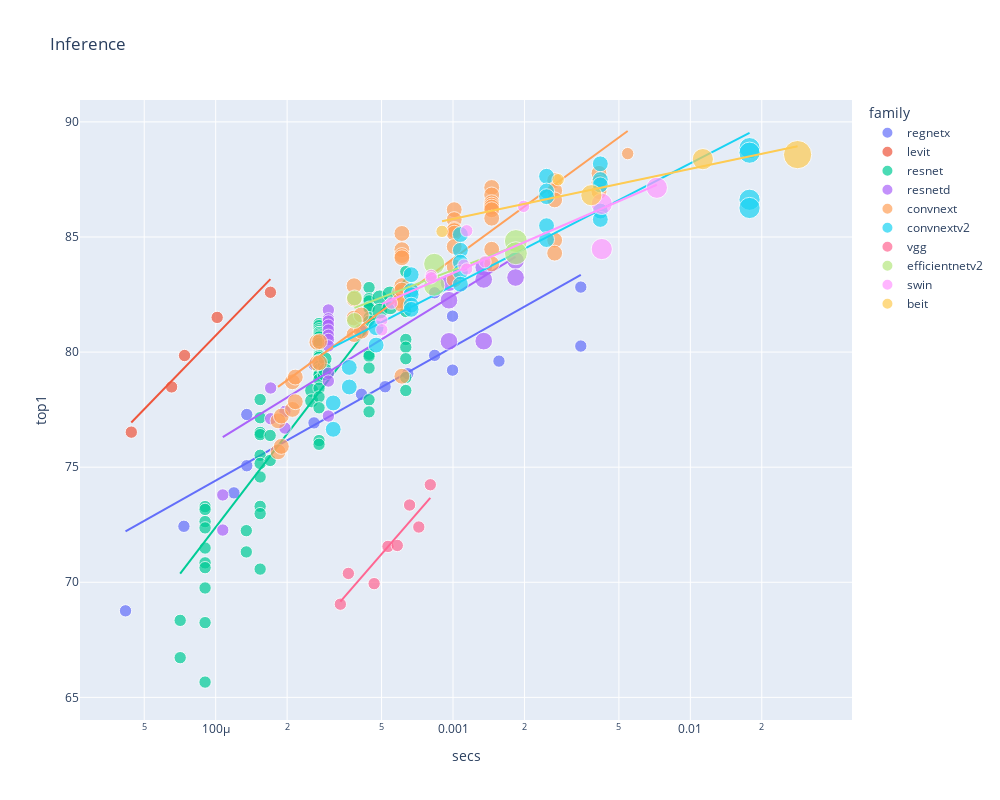

Write notebook code for a chart like this one.
### Code cell
show_subs(df, 'Inference', 'infer_img_size')

### Figure 1 — Plotly figure (JSON) as saved in the notebook; plotly's stock layout.template omitted (floating-point values rounded to 4 significant figures)
{"data": [{"customdata": [[224], [224], [224], [224], [224], [224], [224], [224], [224], [224], [224], [224], [224], [224], [224], [224], [224], [224]], "hovertemplate": "<b>%{hovertext}</b><br><br>family=regnetx<br>secs=%{x}<br>top1=%{y}<br>size=%{marker.size}<br>infer_img_size=%{customdata[0]}<extra></extra>", "hovertext": ["regnetx_002.pycls_in1k", "regnetx_004.pycls_in1k", "regnetx_006.pycls_in1k", "regnetx_008.tv2_in1k", "regnetx_008.pycls_in1k", "regnetx_016.tv2_in1k", "regnetx_016.pycls_in1k", "regnetx_032.tv2_in1k", "regnetx_032.pycls_in1k", "regnetx_040.pycls_in1k", "regnetx_064.pycls_in1k", "regnetx_160.tv2_in1k", "regnetx_160.pycls_in1k", "regnetx_080.tv2_in1k", "regnetx_080.pycls_in1k", "regnetx_120.pycls_in1k", "regnetx_320.tv2_in1k", "regnetx_320.pycls_in1k"], "legendgroup": "regnetx", "marker": {"color": "#636efa", "size": [50176, 50176, 50176, 50176, 50176, 50176, 50176, 50176, 50176, 50176, 50176, 50176, 50176, 50176, 50176, 50176, 50176, 50176], "sizemode": "area", "sizeref": 655.4, "symbol": "circle"}, "mode": "markers", "name": "regnetx", "orientation": "v", "showlegend": true, "type": "scatter", "x": [4.17e-05, 7.347e-05, 0.0001193, 0.0001352, 0.0001352, 0.0002596, 0.0002596, 0.0004116, 0.0004116, 0.0005174, 0.0006449, 0.0008368, 0.0008368, 0.0009955, 0.0009955, 0.001562, 0.003455, 0.003455], "xaxis": "x", "y": [68.76, 72.43, 73.88, 77.29, 75.06, 79.45, 76.92, 80.93, 78.17, 78.49, 79.06, 82.58, 79.86, 81.56, 79.22, 79.61, 82.82, 80.26], "yaxis": "y"}, {"hovertemplate": "<b>OLS trendline</b><br>top1 = 5.80886 * log10(secs) + 97.6491<br>R<sup>2</sup>=0.742497<br><br>family=regnetx<br>secs=%{x}<br>top1=%{y} <b>(trend)</b><extra></extra>", "legendgroup": "regnetx", "marker": {"color": "#636efa", "symbol": "circle"}, "mode": "lines", "name": "regnetx", "showlegend": false, "type": "scatter", "x": [4.17e-05, 7.347e-05, 0.0001193, 0.0001352, 0.0001352, 0.0002596, 0.0002596, 0.0004116, 0.0004116, 0.0005174, 0.0006449, 0.0008368, 0.0008368, 0.0009955, 0.0009955, 0.001562, 0.003455, 0.003455], "xaxis": "x", "y": [72.21, 73.64, 74.86, 75.18, 75.18, 76.82, 76.82, 77.98, 77.98, 78.56, 79.12, 79.77, 79.77, 80.21, 80.21, 81.35, 83.35, 83.35], "yaxis": "y"}, {"customdata": [[224], [224], [224], [224], [224]], "hovertemplate": "<b>%{hovertext}</b><br><br>family=levit<br>secs=%{x}<br>top1=%{y}<br>size=%{marker.size}<br>infer_img_size=%{customdata[0]}<extra></extra>", "hovertext": ["levit_128s.fb_dist_in1k", "levit_128.fb_dist_in1k", "levit_192.fb_dist_in1k", "levit_256.fb_dist_in1k", "levit_384.fb_dist_in1k"], "legendgroup": "levit", "marker": {"color": "#EF553B", "size": [50176, 50176, 50176, 50176, 50176], "sizemode": "area", "sizeref": 655.4, "symbol": "circle"}, "mode": "markers", "name": "levit", "orientation": "v", "showlegend": true, "type": "scatter", "x": [4.41e-05, 6.52e-05, 7.394e-05, 0.0001014, 0.0001701], "xaxis": "x", "y": [76.52, 78.49, 79.85, 81.51, 82.6], "yaxis": "y"}, {"hovertemplate": "<b>OLS trendline</b><br>top1 = 10.6297 * log10(secs) + 123.237<br>R<sup>2</sup>=0.941259<br><br>family=levit<br>secs=%{x}<br>top1=%{y} <b>(trend)</b><extra></extra>", "legendgroup": "levit", "marker": {"color": "#EF553B", "symbol": "circle"}, "mode": "lines", "name": "levit", "showlegend": false, "type": "scatter", "x": [4.41e-05, 6.52e-05, 7.394e-05, 0.0001014, 0.0001701], "xaxis": "x", "y": [76.94, 78.74, 79.32, 80.78, 83.17], "yaxis": "y"}, {"customdata": [[224], [224], [224], [224], [224], [224], [224], [224], [224], [224], [224], [224], [224], [224], [224], [224], [224], [224], [224], [224], [224], [224], [224], [224], [224], [224], [256], [256], [224], [224], [224], [224], [224], [224], [224], [224], [224], [224], [224], [224], [224], [224], [224], [224], [224], [224], [224], [224], [224], [224], [224], [224], [224], [224], [224], [224], [224], [224], [224], [256], [256], [256], [256], [224], [224], [224], [224], [224], [224], [224], [224], [224], [224], [224], [224], [288], [288], [288], [288], [224], [224], [224], [224], [224], [224], [224], [224], [224], [224], [224], [224]], "hovertemplate": "<b>%{hovertext}</b><br><br>family=resnet<br>secs=%{x}<br>top1=%{y}<br>size=%{marker.size}<br>infer_img_size=%{customdata[0]}<extra></extra>", "hovertext": ["resnet10t.c3_in1k", "resnet10t.c3_in1k", "resnet18.fb_swsl_ig1b_ft_in1k", "resnet18.a1_in1k", "resnet18.fb_ssl_yfcc100m_ft_in1k", "resnet18.a2_in1k", "resnet18.a1_in1k", "resnet18.gluon_in1k", "resnet18.a2_in1k", "resnet18.tv_in1k", "resnet18.a3_in1k", "resnet18.a3_in1k", "resnet14t.c3_in1k", "resnet14t.c3_in1k", "resnet34.a1_in1k", "resnet34.a2_in1k", "resnet34.bt_in1k", "resnet34.a1_in1k", "resnet34.a2_in1k", "resnet34.bt_in1k", "resnet34.gluon_in1k", "resnet34.tv_in1k", "resnet34.a3_in1k", "resnet34.a3_in1k", "resnet26.bt_in1k", "resnet26.bt_in1k", "resnet26t.ra2_in1k", "resnet26t.ra2_in1k", "resnet50.a1_in1k", "resnet50.fb_swsl_ig1b_ft_in1k", "resnet50.d_in1k", "resnet50.c1_in1k", "resnet50.c2_in1k", "resnet50.tv2_in1k", "resnet50.a2_in1k", "resnet50.b1k_in1k", "resnet50.a1h_in1k", "resnet50.b2k_in1k", "resnet50.a1_in1k", "resnet50.ram_in1k", "resnet50.d_in1k", "resnet50.c2_in1k", "resnet50.ra_in1k", "resnet50.a2_in1k", "resnet50.c1_in1k", "resnet50.bt_in1k", "resnet50.b1k_in1k", "resnet50.tv2_in1k", "resnet50.b2k_in1k", "resnet50.a1h_in1k", "resnet50.fb_ssl_yfcc100m_ft_in1k", "resnet50.ram_in1k", "resnet50.am_in1k", "resnet50.ra_in1k", "resnet50.bt_in1k", "resnet50.a3_in1k", "resnet50.gluon_in1k", "resnet50.tv_in1k", "resnet50.a3_in1k", "resnet32ts.ra2_in1k", "resnet32ts.ra2_in1k", "resnet33ts.ra2_in1k", "resnet33ts.ra2_in1k", "resnet101.a1h_in1k", "resnet101.a1_in1k", "resnet101.a2_in1k", "resnet101.a1h_in1k", "resnet101.tv2_in1k", "resnet101.a1_in1k", "resnet101.a2_in1k", "resnet101.tv2_in1k", "resnet101.a3_in1k", "resnet101.gluon_in1k", "resnet101.a3_in1k", "resnet101.tv_in1k", "resnet51q.ra2_in1k", "resnet51q.ra2_in1k", "resnet61q.ra2_in1k", "resnet61q.ra2_in1k", "resnet152.a1h_in1k", "resnet152.a1h_in1k", "resnet152.a1_in1k", "resnet152.a2_in1k", "resnet152.tv2_in1k", "resnet152.a1_in1k", "resnet152.a2_in1k", "resnet152.a3_in1k", "resnet152.tv2_in1k", "resnet152.gluon_in1k", "resnet152.a3_in1k", "resnet152.tv_in1k"], "legendgroup": "resnet", "marker": {"color": "#00cc96", "size": [50176, 50176, 50176, 50176, 50176, 50176, 50176, 50176, 50176, 50176, 50176, 50176, 50176, 50176, 50176, 50176, 50176, 50176, 50176, 50176, 50176, 50176, 50176, 50176, 50176, 50176, 65536, 65536, 50176, 50176, 50176, 50176, 50176, 50176, 50176, 50176, 50176, 50176, 50176, 50176, 50176, 50176, 50176, 50176, 50176, 50176, 50176, 50176, 50176, 50176, 50176, 50176, 50176, 50176, 50176, 50176, 50176, 50176, 50176, 65536, 65536, 65536, 65536, 50176, 50176, 50176, 50176, 50176, 50176, 50176, 50176, 50176, 50176, 50176, 50176, 82944, 82944, 82944, 82944, 50176, 50176, 50176, 50176, 50176, 50176, 50176, 50176, 50176, 50176, 50176, 50176], "sizemode": "area", "sizeref": 655.4, "symbol": "circle"}, "mode": "markers", "name": "resnet", "orientation": "v", "showlegend": true, "type": "scatter", "x": [7.086e-05, 7.086e-05, 9.023e-05, 9.023e-05, 9.023e-05, 9.023e-05, 9.023e-05, 9.023e-05, 9.023e-05, 9.023e-05, 9.023e-05, 9.023e-05, 0.0001346, 0.0001346, 0.0001539, 0.0001539, 0.0001539, 0.0001539, 0.0001539, 0.0001539, 0.0001539, 0.0001539, 0.0001539, 0.0001539, 0.0001696, 0.0001696, 0.0002538, 0.0002538, 0.0002726, 0.0002726, 0.0002726, 0.0002726, 0.0002726, 0.0002726, 0.0002726, 0.0002726, 0.0002726, 0.0002726, 0.0002726, 0.0002726, 0.0002726, 0.0002726, 0.0002726, 0.0002726, 0.0002726, 0.0002726, 0.0002726, 0.0002726, 0.0002726, 0.0002726, 0.0002726, 0.0002726, 0.0002726, 0.0002726, 0.0002726, 0.0002726, 0.0002726, 0.0002726, 0.0002726, 0.0002863, 0.0002863, 0.000289, 0.000289, 0.0004428, 0.0004428, 0.0004428, 0.0004428, 0.0004428, 0.0004428, 0.0004428, 0.0004428, 0.0004428, 0.0004428, 0.0004428, 0.0004428, 0.0004915, 0.0004915, 0.0005429, 0.0005429, 0.0006325, 0.0006325, 0.0006325, 0.0006325, 0.0006325, 0.0006325, 0.0006325, 0.0006325, 0.0006325, 0.0006325, 0.0006325, 0.0006325], "xaxis": "x", "y": [68.35, 66.72, 73.29, 73.16, 72.64, 72.36, 71.49, 70.84, 70.63, 69.75, 68.25, 65.66, 72.24, 71.32, 77.94, 77.15, 76.51, 76.41, 75.52, 75.16, 74.57, 73.3, 72.98, 70.57, 76.38, 75.29, 78.33, 77.88, 81.24, 81.15, 81.01, 80.93, 80.86, 80.84, 80.78, 80.71, 80.65, 80.47, 80.38, 79.97, 79.9, 79.87, 79.86, 79.83, 79.77, 79.65, 79.56, 79.43, 79.38, 79.26, 79.25, 79.03, 79.0, 78.81, 78.43, 78.05, 77.58, 76.16, 75.99, 79.39, 79.05, 79.71, 79.22, 82.8, 82.32, 82.22, 81.95, 81.91, 81.49, 81.34, 79.91, 79.82, 79.31, 77.93, 77.4, 82.36, 81.78, 82.52, 81.97, 83.49, 82.82, 82.74, 82.62, 82.29, 82.0, 81.76, 80.55, 80.21, 79.71, 78.9, 78.33], "yaxis": "y"}, {"hovertemplate": "<b>OLS trendline</b><br>top1 = 13.4691 * log10(secs) + 126.269<br>R<sup>2</sup>=0.760839<br><br>family=resnet<br>secs=%{x}<br>top1=%{y} <b>(trend)</b><extra></extra>", "legendgroup": "resnet", "marker": {"color": "#00cc96", "symbol": "circle"}, "mode": "lines", "name": "resnet", "showlegend": false, "type": "scatter", "x": [7.086e-05, 7.086e-05, 9.023e-05, 9.023e-05, 9.023e-05, 9.023e-05, 9.023e-05, 9.023e-05, 9.023e-05, 9.023e-05, 9.023e-05, 9.023e-05, 0.0001346, 0.0001346, 0.0001539, 0.0001539, 0.0001539, 0.0001539, 0.0001539, 0.0001539, 0.0001539, 0.0001539, 0.0001539, 0.0001539, 0.0001696, 0.0001696, 0.0002538, 0.0002538, 0.0002726, 0.0002726, 0.0002726, 0.0002726, 0.0002726, 0.0002726, 0.0002726, 0.0002726, 0.0002726, 0.0002726, 0.0002726, 0.0002726, 0.0002726, 0.0002726, 0.0002726, 0.0002726, 0.0002726, 0.0002726, 0.0002726, 0.0002726, 0.0002726, 0.0002726, 0.0002726, 0.0002726, 0.0002726, 0.0002726, 0.0002726, 0.0002726, 0.0002726, 0.0002726, 0.0002726, 0.0002863, 0.0002863, 0.000289, 0.000289, 0.0004428, 0.0004428, 0.0004428, 0.0004428, 0.0004428, 0.0004428, 0.0004428, 0.0004428, 0.0004428, 0.0004428, 0.0004428, 0.0004428, 0.0004915, 0.0004915, 0.0005429, 0.0005429, 0.0006325, 0.0006325, 0.0006325, 0.0006325, 0.0006325, 0.0006325, 0.0006325, 0.0006325, 0.0006325, 0.0006325, 0.0006325, 0.0006325], "xaxis": "x", "y": [70.38, 70.38, 71.79, 71.79, 71.79, 71.79, 71.79, 71.79, 71.79, 71.79, 71.79, 71.79, 74.13, 74.13, 74.92, 74.92, 74.92, 74.92, 74.92, 74.92, 74.92, 74.92, 74.92, 74.92, 75.48, 75.48, 77.84, 77.84, 78.26, 78.26, 78.26, 78.26, 78.26, 78.26, 78.26, 78.26, 78.26, 78.26, 78.26, 78.26, 78.26, 78.26, 78.26, 78.26, 78.26, 78.26, 78.26, 78.26, 78.26, 78.26, 78.26, 78.26, 78.26, 78.26, 78.26, 78.26, 78.26, 78.26, 78.26, 78.55, 78.55, 78.6, 78.6, 81.1, 81.1, 81.1, 81.1, 81.1, 81.1, 81.1, 81.1, 81.1, 81.1, 81.1, 81.1, 81.71, 81.71, 82.29, 82.29, 83.18, 83.18, 83.18, 83.18, 83.18, 83.18, 83.18, 83.18, 83.18, 83.18, 83.18, 83.18], "yaxis": "y"}, {"customdata": [[224], [224], [224], [224], [224], [224], [224], [224], [224], [224], [224], [224], [224], [224], [224], [224], [224], [320], [320], [320], [320], [320], [320], [320], [320]], "hovertemplate": "<b>%{hovertext}</b><br><br>family=resnetd<br>secs=%{x}<br>top1=%{y}<br>size=%{marker.size}<br>infer_img_size=%{customdata[0]}<extra></extra>", "hovertext": ["resnet18d.ra2_in1k", "resnet18d.ra2_in1k", "resnet34d.ra2_in1k", "resnet34d.ra2_in1k", "resnet26d.bt_in1k", "resnet26d.bt_in1k", "resnet50d.ra4_e3600_r224_in1k", "resnet50d.a1_in1k", "resnet50d.ra2_in1k", "resnet50d.a2_in1k", "resnet50d.ra4_e3600_r224_in1k", "resnet50d.a1_in1k", "resnet50d.ra2_in1k", "resnet50d.a2_in1k", "resnet50d.gluon_in1k", "resnet50d.a3_in1k", "resnet50d.a3_in1k", "resnet101d.ra2_in1k", "resnet101d.ra2_in1k", "resnet101d.gluon_in1k", "resnet152d.ra2_in1k", "resnet152d.ra2_in1k", "resnet152d.gluon_in1k", "resnet200d.ra2_in1k", "resnet200d.ra2_in1k"], "legendgroup": "resnetd", "marker": {"color": "#ab63fa", "size": [50176, 50176, 50176, 50176, 50176, 50176, 50176, 50176, 50176, 50176, 50176, 50176, 50176, 50176, 50176, 50176, 50176, 102400, 102400, 102400, 102400, 102400, 102400, 102400, 102400], "sizemode": "area", "sizeref": 655.4, "symbol": "circle"}, "mode": "markers", "name": "resnetd", "orientation": "v", "showlegend": true, "type": "scatter", "x": [0.0001071, 0.0001071, 0.0001705, 0.0001705, 0.0001958, 0.0001958, 0.0002984, 0.0002984, 0.0002984, 0.0002984, 0.0002984, 0.0002984, 0.0002984, 0.0002984, 0.0002984, 0.0002984, 0.0002984, 0.0009616, 0.0009616, 0.0009616, 0.001347, 0.001347, 0.001347, 0.001834, 0.001834], "xaxis": "x", "y": [73.79, 72.27, 78.44, 77.1, 77.42, 76.7, 81.83, 81.44, 81.35, 81.17, 80.96, 80.73, 80.55, 80.27, 79.08, 78.74, 77.22, 83.02, 82.25, 80.47, 83.68, 83.16, 80.48, 83.98, 83.24], "yaxis": "y"}, {"hovertemplate": "<b>OLS trendline</b><br>top1 = 6.34314 * log10(secs) + 101.491<br>R<sup>2</sup>=0.654556<br><br>family=resnetd<br>secs=%{x}<br>top1=%{y} <b>(trend)</b><extra></extra>", "legendgroup": "resnetd", "marker": {"color": "#ab63fa", "symbol": "circle"}, "mode": "lines", "name": "resnetd", "showlegend": false, "type": "scatter", "x": [0.0001071, 0.0001071, 0.0001705, 0.0001705, 0.0001958, 0.0001958, 0.0002984, 0.0002984, 0.0002984, 0.0002984, 0.0002984, 0.0002984, 0.0002984, 0.0002984, 0.0002984, 0.0002984, 0.0002984, 0.0009616, 0.0009616, 0.0009616, 0.001347, 0.001347, 0.001347, 0.001834, 0.001834], "xaxis": "x", "y": [76.31, 76.31, 77.59, 77.59, 77.97, 77.97, 79.13, 79.13, 79.13, 79.13, 79.13, 79.13, 79.13, 79.13, 79.13, 79.13, 79.13, 82.35, 82.35, 82.35, 83.28, 83.28, 83.28, 84.13, 84.13], "yaxis": "y"}, {"customdata": [[288], [288], [288], [288], [288], [288], [288], [288], [288], [288], [288], [288], [288], [288], [288], [288], [288], [288], [288], [288], [288], [288], [288], [288], [288], [288], [288], [288], [288], [288], [288], [288], [288], [288], [288], [288], [288], [288], [288], [288], [288], [288], [288], [288], [288], [288], [288], [288], [288], [288], [288], [288], [288], [224]], "hovertemplate": "<b>%{hovertext}</b><br><br>family=convnext<br>secs=%{x}<br>top1=%{y}<br>size=%{marker.size}<br>infer_img_size=%{customdata[0]}<extra></extra>", "hovertext": ["convnext_atto.d2_in1k", "convnext_atto.d2_in1k", "convnext_atto_ols.a2_in1k", "convnext_atto_ols.a2_in1k", "convnext_femto.d1_in1k", "convnext_femto.d1_in1k", "convnext_femto_ols.d1_in1k", "convnext_femto_ols.d1_in1k", "convnext_pico.d1_in1k", "convnext_pico.d1_in1k", "convnext_pico_ols.d1_in1k", "convnext_pico_ols.d1_in1k", "convnext_nano.in12k_ft_in1k", "convnext_nano.in12k_ft_in1k", "convnext_nano.d1h_in1k", "convnext_nano.d1h_in1k", "convnext_nano_ols.d1h_in1k", "convnext_nano_ols.d1h_in1k", "convnext_tiny_hnf.a2h_in1k", "convnext_tiny_hnf.a2h_in1k", "convnext_tiny.in12k_ft_in1k_384", "convnext_tiny.in12k_ft_in1k", "convnext_tiny.in12k_ft_in1k", "convnext_tiny.fb_in22k_ft_in1k_384", "convnext_tiny.fb_in22k_ft_in1k", "convnext_tiny.fb_in1k", "convnext_tiny.fb_in1k", "convnext_tiny.fb_in22k_ft_in1k", "convnext_small.in12k_ft_in1k_384", "convnext_small.fb_in22k_ft_in1k_384", "convnext_small.in12k_ft_in1k", "convnext_small.fb_in22k_ft_in1k", "convnext_small.in12k_ft_in1k", "convnext_small.fb_in22k_ft_in1k", "convnext_small.fb_in1k", "convnext_small.fb_in1k", "convnext_base.clip_laion2b_augreg_ft_in12k_in1k_384", "convnext_base.fb_in22k_ft_in1k_384", "convnext_base.clip_laiona_augreg_ft_in1k_384", "convnext_base.clip_laion2b_augreg_ft_in12k_in1k", "convnext_base.fb_in22k_ft_in1k", "convnext_base.clip_laion2b_augreg_ft_in1k", "convnext_base.fb_in22k_ft_in1k", "convnext_base.fb_in1k", "convnext_base.fb_in1k", "convnext_large.fb_in22k_ft_in1k_384", "convnext_large.fb_in22k_ft_in1k", "convnext_large.fb_in22k_ft_in1k", "convnext_large.fb_in1k", "convnext_large.fb_in1k", "convnext_xlarge.fb_in22k_ft_in1k_384", "convnext_xlarge.fb_in22k_ft_in1k", "convnext_xlarge.fb_in22k_ft_in1k", "convnext_xxlarge.clip_laion2b_soup_ft_in1k"], "legendgroup": "convnext", "marker": {"color": "#FFA15A", "size": [82944, 82944, 82944, 82944, 82944, 82944, 82944, 82944, 82944, 82944, 82944, 82944, 82944, 82944, 82944, 82944, 82944, 82944, 82944, 82944, 82944, 82944, 82944, 82944, 82944, 82944, 82944, 82944, 82944, 82944, 82944, 82944, 82944, 82944, 82944, 82944, 82944, 82944, 82944, 82944, 82944, 82944, 82944, 82944, 82944, 82944, 82944, 82944, 82944, 82944, 82944, 82944, 82944, 50176], "sizemode": "area", "sizeref": 655.4, "symbol": "circle"}, "mode": "markers", "name": "convnext", "orientation": "v", "showlegend": true, "type": "scatter", "x": [0.0001831, 0.0001831, 0.0001891, 0.0001891, 0.0002106, 0.0002106, 0.0002165, 0.0002165, 0.0002668, 0.0002668, 0.0002739, 0.0002739, 0.0003829, 0.0003829, 0.0003829, 0.0003829, 0.0004107, 0.0004107, 0.0005966, 0.0005966, 0.000609, 0.000609, 0.000609, 0.000609, 0.000609, 0.000609, 0.000609, 0.000609, 0.001012, 0.001012, 0.001012, 0.001012, 0.001012, 0.001012, 0.001012, 0.001012, 0.001455, 0.001455, 0.001455, 0.001455, 0.001455, 0.001455, 0.001455, 0.001455, 0.001455, 0.002681, 0.002681, 0.002681, 0.002681, 0.002681, 0.004122, 0.004122, 0.004122, 0.005444], "xaxis": "x", "y": [77.01, 75.67, 77.22, 75.9, 78.71, 77.51, 78.91, 77.84, 80.43, 79.52, 80.46, 79.54, 82.88, 82.31, 81.47, 80.76, 81.61, 80.91, 82.61, 82.23, 85.15, 84.45, 84.19, 84.1, 82.89, 82.69, 82.07, 78.95, 86.19, 85.75, 85.32, 85.28, 85.16, 84.58, 83.7, 83.14, 87.15, 86.83, 86.49, 86.39, 86.3, 86.18, 85.82, 84.47, 83.83, 87.46, 87.01, 86.61, 84.86, 84.3, 87.77, 87.37, 86.97, 88.62], "yaxis": "y"}, {"hovertemplate": "<b>OLS trendline</b><br>top1 = 7.54531 * log10(secs) + 106.687<br>R<sup>2</sup>=0.822326<br><br>family=convnext<br>secs=%{x}<br>top1=%{y} <b>(trend)</b><extra></extra>", "legendgroup": "convnext", "marker": {"color": "#FFA15A", "symbol": "circle"}, "mode": "lines", "name": "convnext", "showlegend": false, "type": "scatter", "x": [0.0001831, 0.0001831, 0.0001891, 0.0001891, 0.0002106, 0.0002106, 0.0002165, 0.0002165, 0.0002668, 0.0002668, 0.0002739, 0.0002739, 0.0003829, 0.0003829, 0.0003829, 0.0003829, 0.0004107, 0.0004107, 0.0005966, 0.0005966, 0.000609, 0.000609, 0.000609, 0.000609, 0.000609, 0.000609, 0.000609, 0.000609, 0.001012, 0.001012, 0.001012, 0.001012, 0.001012, 0.001012, 0.001012, 0.001012, 0.001455, 0.001455, 0.001455, 0.001455, 0.001455, 0.001455, 0.001455, 0.001455, 0.001455, 0.002681, 0.002681, 0.002681, 0.002681, 0.002681, 0.004122, 0.004122, 0.004122, 0.005444], "xaxis": "x", "y": [78.49, 78.49, 78.59, 78.59, 78.95, 78.95, 79.04, 79.04, 79.72, 79.72, 79.81, 79.81, 80.91, 80.91, 80.91, 80.91, 81.14, 81.14, 82.36, 82.36, 82.43, 82.43, 82.43, 82.43, 82.43, 82.43, 82.43, 82.43, 84.09, 84.09, 84.09, 84.09, 84.09, 84.09, 84.09, 84.09, 85.28, 85.28, 85.28, 85.28, 85.28, 85.28, 85.28, 85.28, 85.28, 87.28, 87.28, 87.28, 87.28, 87.28, 88.69, 88.69, 88.69, 89.6], "yaxis": "y"}, {"customdata": [[288], [288], [288], [288], [288], [288], [288], [288], [288], [288], [288], [288], [288], [288], [288], [288], [288], [288], [288], [288], [288], [288], [288], [288], [288], [288], [384], [384], [384], [384]], "hovertemplate": "<b>%{hovertext}</b><br><br>family=convnextv2<br>secs=%{x}<br>top1=%{y}<br>size=%{marker.size}<br>infer_img_size=%{customdata[0]}<extra></extra>", "hovertext": ["convnextv2_atto.fcmae_ft_in1k", "convnextv2_atto.fcmae_ft_in1k", "convnextv2_femto.fcmae_ft_in1k", "convnextv2_femto.fcmae_ft_in1k", "convnextv2_pico.fcmae_ft_in1k", "convnextv2_pico.fcmae_ft_in1k", "convnextv2_nano.fcmae_ft_in22k_in1k_384", "convnextv2_nano.fcmae_ft_in22k_in1k", "convnextv2_nano.fcmae_ft_in1k", "convnextv2_nano.fcmae_ft_in22k_in1k", "convnextv2_nano.fcmae_ft_in1k", "convnextv2_tiny.fcmae_ft_in22k_in1k_384", "convnextv2_tiny.fcmae_ft_in22k_in1k", "convnextv2_tiny.fcmae_ft_in22k_in1k", "convnextv2_tiny.fcmae_ft_in1k", "convnextv2_tiny.fcmae_ft_in1k", "convnextv2_base.fcmae_ft_in22k_in1k_384", "convnextv2_base.fcmae_ft_in22k_in1k", "convnextv2_base.fcmae_ft_in22k_in1k", "convnextv2_base.fcmae_ft_in1k", "convnextv2_base.fcmae_ft_in1k", "convnextv2_large.fcmae_ft_in22k_in1k_384", "convnextv2_large.fcmae_ft_in22k_in1k", "convnextv2_large.fcmae_ft_in22k_in1k", "convnextv2_large.fcmae_ft_in1k", "convnextv2_large.fcmae_ft_in1k", "convnextv2_huge.fcmae_ft_in22k_in1k_512", "convnextv2_huge.fcmae_ft_in22k_in1k_384", "convnextv2_huge.fcmae_ft_in1k", "convnextv2_huge.fcmae_ft_in1k"], "legendgroup": "convnextv2", "marker": {"color": "#19d3f3", "size": [82944, 82944, 82944, 82944, 82944, 82944, 82944, 82944, 82944, 82944, 82944, 82944, 82944, 82944, 82944, 82944, 82944, 82944, 82944, 82944, 82944, 82944, 82944, 82944, 82944, 82944, 147456, 147456, 147456, 147456], "sizemode": "area", "sizeref": 655.4, "symbol": "circle"}, "mode": "markers", "name": "convnextv2", "orientation": "v", "showlegend": true, "type": "scatter", "x": [0.0003128, 0.0003128, 0.0003655, 0.0003655, 0.0004743, 0.0004743, 0.0006664, 0.0006664, 0.0006664, 0.0006664, 0.0006664, 0.001074, 0.001074, 0.001074, 0.001074, 0.001074, 0.002478, 0.002478, 0.002478, 0.002478, 0.002478, 0.004175, 0.004175, 0.004175, 0.004175, 0.004175, 0.01776, 0.01776, 0.01776, 0.01776], "xaxis": "x", "y": [77.79, 76.65, 79.33, 78.48, 81.06, 80.3, 83.36, 82.67, 82.5, 82.04, 81.86, 85.11, 84.42, 83.9, 83.48, 82.95, 87.64, 87.0, 86.75, 85.49, 84.89, 88.18, 87.49, 87.26, 86.13, 85.76, 88.86, 88.66, 86.62, 86.26], "yaxis": "y"}, {"hovertemplate": "<b>OLS trendline</b><br>top1 = 5.30625 * log10(secs) + 98.8094<br>R<sup>2</sup>=0.760471<br><br>family=convnextv2<br>secs=%{x}<br>top1=%{y} <b>(trend)</b><extra></extra>", "legendgroup": "convnextv2", "marker": {"color": "#19d3f3", "symbol": "circle"}, "mode": "lines", "name": "convnextv2", "showlegend": false, "type": "scatter", "x": [0.0003128, 0.0003128, 0.0003655, 0.0003655, 0.0004743, 0.0004743, 0.0006664, 0.0006664, 0.0006664, 0.0006664, 0.0006664, 0.001074, 0.001074, 0.001074, 0.001074, 0.001074, 0.002478, 0.002478, 0.002478, 0.002478, 0.002478, 0.004175, 0.004175, 0.004175, 0.004175, 0.004175, 0.01776, 0.01776, 0.01776, 0.01776], "xaxis": "x", "y": [80.21, 80.21, 80.57, 80.57, 81.17, 81.17, 81.96, 81.96, 81.96, 81.96, 81.96, 83.06, 83.06, 83.06, 83.06, 83.06, 84.98, 84.98, 84.98, 84.98, 84.98, 86.18, 86.18, 86.18, 86.18, 86.18, 89.52, 89.52, 89.52, 89.52], "yaxis": "y"}, {"customdata": [[224], [224], [224], [224], [224], [224], [224], [224]], "hovertemplate": "<b>%{hovertext}</b><br><br>family=vgg<br>secs=%{x}<br>top1=%{y}<br>size=%{marker.size}<br>infer_img_size=%{customdata[0]}<extra></extra>", "hovertext": ["vgg11.tv_in1k", "vgg11_bn.tv_in1k", "vgg13.tv_in1k", "vgg13_bn.tv_in1k", "vgg16.tv_in1k", "vgg16_bn.tv_in1k", "vgg19.tv_in1k", "vgg19_bn.tv_in1k"], "legendgroup": "vgg", "marker": {"color": "#FF6692", "size": [50176, 50176, 50176, 50176, 50176, 50176, 50176, 50176], "sizemode": "area", "sizeref": 655.4, "symbol": "circle"}, "mode": "markers", "name": "vgg", "orientation": "v", "showlegend": true, "type": "scatter", "x": [0.0003352, 0.0003623, 0.0004652, 0.000532, 0.0005823, 0.0006562, 0.0007175, 0.0008022], "xaxis": "x", "y": [69.05, 70.38, 69.94, 71.56, 71.6, 73.36, 72.4, 74.24], "yaxis": "y"}, {"hovertemplate": "<b>OLS trendline</b><br>top1 = 11.8929 * log10(secs) + 110.484<br>R<sup>2</sup>=0.858935<br><br>family=vgg<br>secs=%{x}<br>top1=%{y} <b>(trend)</b><extra></extra>", "legendgroup": "vgg", "marker": {"color": "#FF6692", "symbol": "circle"}, "mode": "lines", "name": "vgg", "showlegend": false, "type": "scatter", "x": [0.0003352, 0.0003623, 0.0004652, 0.000532, 0.0005823, 0.0006562, 0.0007175, 0.0008022], "xaxis": "x", "y": [69.16, 69.56, 70.85, 71.55, 72.01, 72.63, 73.09, 73.67], "yaxis": "y"}, {"customdata": [[288], [288], [384], [384], [416], [416]], "hovertemplate": "<b>%{hovertext}</b><br><br>family=efficientnetv2<br>secs=%{x}<br>top1=%{y}<br>size=%{marker.size}<br>infer_img_size=%{customdata[0]}<extra></extra>", "hovertext": ["efficientnetv2_rw_t.ra2_in1k", "efficientnetv2_rw_t.ra2_in1k", "efficientnetv2_rw_s.ra2_in1k", "efficientnetv2_rw_s.ra2_in1k", "efficientnetv2_rw_m.agc_in1k", "efficientnetv2_rw_m.agc_in1k"], "legendgroup": "efficientnetv2", "marker": {"color": "#B6E880", "size": [82944, 82944, 147456, 147456, 173056, 173056], "sizemode": "area", "sizeref": 655.4, "symbol": "circle"}, "mode": "markers", "name": "efficientnetv2", "orientation": "v", "showlegend": true, "type": "scatter", "x": [0.0003844, 0.0003844, 0.0008334, 0.0008334, 0.00184, 0.00184], "xaxis": "x", "y": [82.35, 81.37, 83.83, 82.89, 84.82, 84.29], "yaxis": "y"}, {"hovertemplate": "<b>OLS trendline</b><br>top1 = 3.96209 * log10(secs) + 95.4496<br>R<sup>2</sup>=0.868238<br><br>family=efficientnetv2<br>secs=%{x}<br>top1=%{y} <b>(trend)</b><extra></extra>", "legendgroup": "efficientnetv2", "marker": {"color": "#B6E880", "symbol": "circle"}, "mode": "lines", "name": "efficientnetv2", "showlegend": false, "type": "scatter", "x": [0.0003844, 0.0003844, 0.0008334, 0.0008334, 0.00184, 0.00184], "xaxis": "x", "y": [81.92, 81.92, 83.25, 83.25, 84.61, 84.61], "yaxis": "y"}, {"customdata": [[224], [224], [224], [224], [224], [224], [224], [224], [224], [224], [384], [384], [384]], "hovertemplate": "<b>%{hovertext}</b><br><br>family=swin<br>secs=%{x}<br>top1=%{y}<br>size=%{marker.size}<br>infer_img_size=%{customdata[0]}<extra></extra>", "hovertext": ["swin_tiny_patch4_window7_224.ms_in1k", "swin_tiny_patch4_window7_224.ms_in22k_ft_in1k", "swin_s3_tiny_224.ms_in1k", "swin_small_patch4_window7_224.ms_in22k_ft_in1k", "swin_small_patch4_window7_224.ms_in1k", "swin_s3_small_224.ms_in1k", "swin_base_patch4_window7_224.ms_in22k_ft_in1k", "swin_base_patch4_window7_224.ms_in1k", "swin_s3_base_224.ms_in1k", "swin_large_patch4_window7_224.ms_in22k_ft_in1k", "swin_base_patch4_window12_384.ms_in22k_ft_in1k", "swin_base_patch4_window12_384.ms_in1k", "swin_large_patch4_window12_384.ms_in22k_ft_in1k"], "legendgroup": "swin", "marker": {"color": "#FF97FF", "size": [50176, 50176, 50176, 50176, 50176, 50176, 50176, 50176, 50176, 50176, 147456, 147456, 147456], "sizemode": "area", "sizeref": 655.4, "symbol": "circle"}, "mode": "markers", "name": "swin", "orientation": "v", "showlegend": true, "type": "scatter", "x": [0.0005012, 0.0005012, 0.0005502, 0.0008092, 0.0008092, 0.001111, 0.001142, 0.001142, 0.001364, 0.001983, 0.004235, 0.004235, 0.007227], "xaxis": "x", "y": [81.39, 80.97, 82.13, 83.33, 83.23, 83.78, 85.27, 83.61, 83.92, 86.33, 86.44, 84.48, 87.14], "yaxis": "y"}, {"hovertemplate": "<b>OLS trendline</b><br>top1 = 4.4699 * log10(secs) + 96.838<br>R<sup>2</sup>=0.770387<br><br>family=swin<br>secs=%{x}<br>top1=%{y} <b>(trend)</b><extra></extra>", "legendgroup": "swin", "marker": {"color": "#FF97FF", "symbol": "circle"}, "mode": "lines", "name": "swin", "showlegend": false, "type": "scatter", "x": [0.0005012, 0.0005012, 0.0005502, 0.0008092, 0.0008092, 0.001111, 0.001142, 0.001142, 0.001364, 0.001983, 0.004235, 0.004235, 0.007227], "xaxis": "x", "y": [82.09, 82.09, 82.27, 83.02, 83.02, 83.63, 83.69, 83.69, 84.03, 84.76, 86.23, 86.23, 87.27], "yaxis": "y"}, {"customdata": [[224], [224], [384], [384], [512]], "hovertemplate": "<b>%{hovertext}</b><br><br>family=beit<br>secs=%{x}<br>top1=%{y}<br>size=%{marker.size}<br>infer_img_size=%{customdata[0]}<extra></extra>", "hovertext": ["beit_base_patch16_224.in22k_ft_in22k_in1k", "beit_large_patch16_224.in22k_ft_in22k_in1k", "beit_base_patch16_384.in22k_ft_in22k_in1k", "beit_large_patch16_384.in22k_ft_in22k_in1k", "beit_large_patch16_512.in22k_ft_in22k_in1k"], "legendgroup": "beit", "marker": {"color": "#FECB52", "size": [50176, 50176, 147456, 147456, 262144], "sizemode": "area", "sizeref": 655.4, "symbol": "circle"}, "mode": "markers", "name": "beit", "orientation": "v", "showlegend": true, "type": "scatter", "x": [0.0008991, 0.002773, 0.003827, 0.01129, 0.0283], "xaxis": "x", "y": [85.24, 87.49, 86.82, 88.38, 88.58], "yaxis": "y"}, {"hovertemplate": "<b>OLS trendline</b><br>top1 = 2.17534 * log10(secs) + 92.3117<br>R<sup>2</sup>=0.859661<br><br>family=beit<br>secs=%{x}<br>top1=%{y} <b>(trend)</b><extra></extra>", "legendgroup": "beit", "marker": {"color": "#FECB52", "symbol": "circle"}, "mode": "lines", "name": "beit", "showlegend": false, "type": "scatter", "x": [0.0008991, 0.002773, 0.003827, 0.01129, 0.0283], "xaxis": "x", "y": [85.69, 86.75, 87.05, 88.08, 88.94], "yaxis": "y"}], "layout": {"height": 800, "legend": {"itemsizing": "constant", "title": {"text": "family"}, "tracegroupgap": 0}, "title": {"text": "Inference"}, "width": 1000, "xaxis": {"anchor": "y", "domain": [0, 1], "title": {"text": "secs"}, "type": "log"}, "yaxis": {"anchor": "x", "domain": [0, 1], "title": {"text": "top1"}}}}
